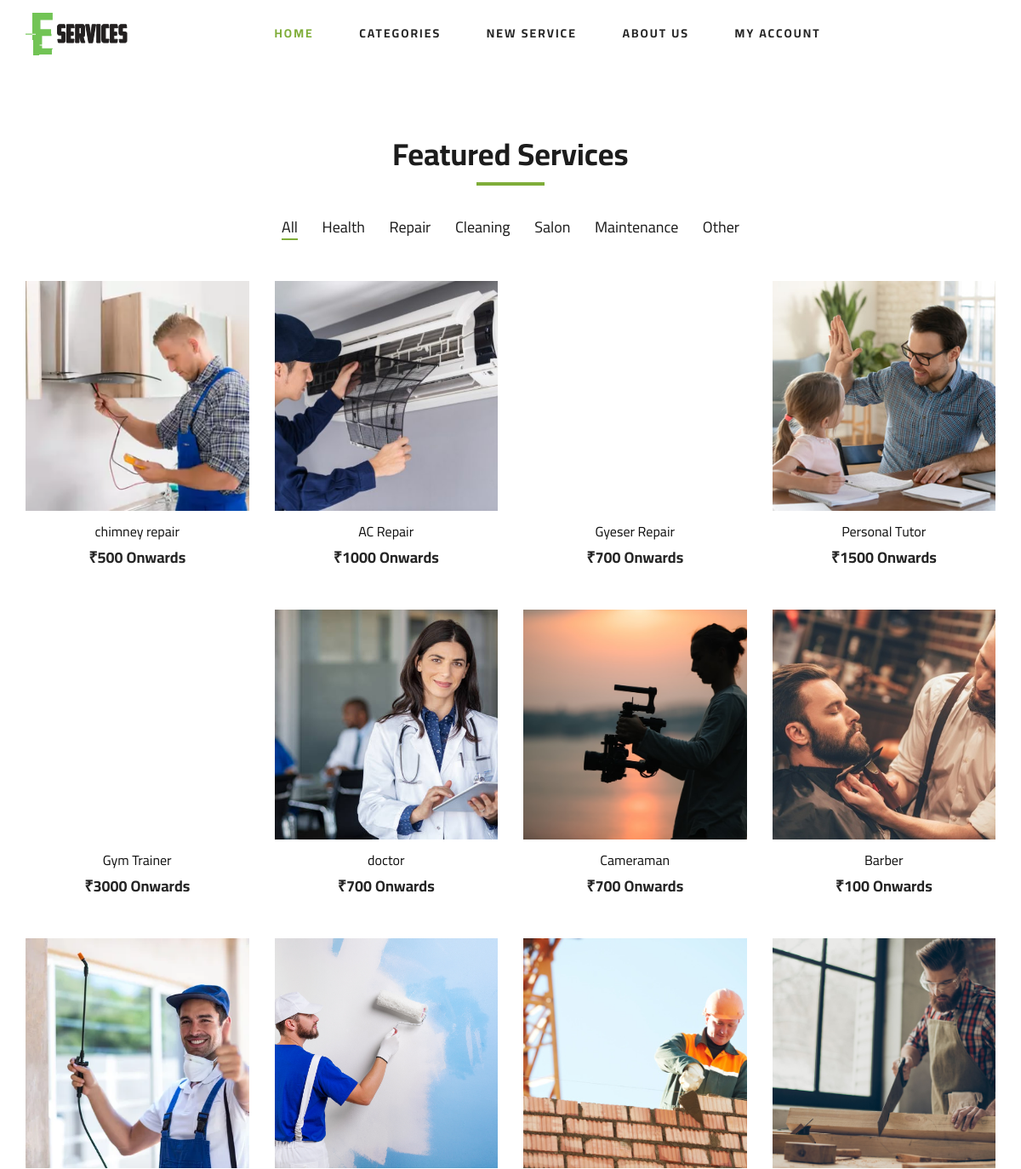
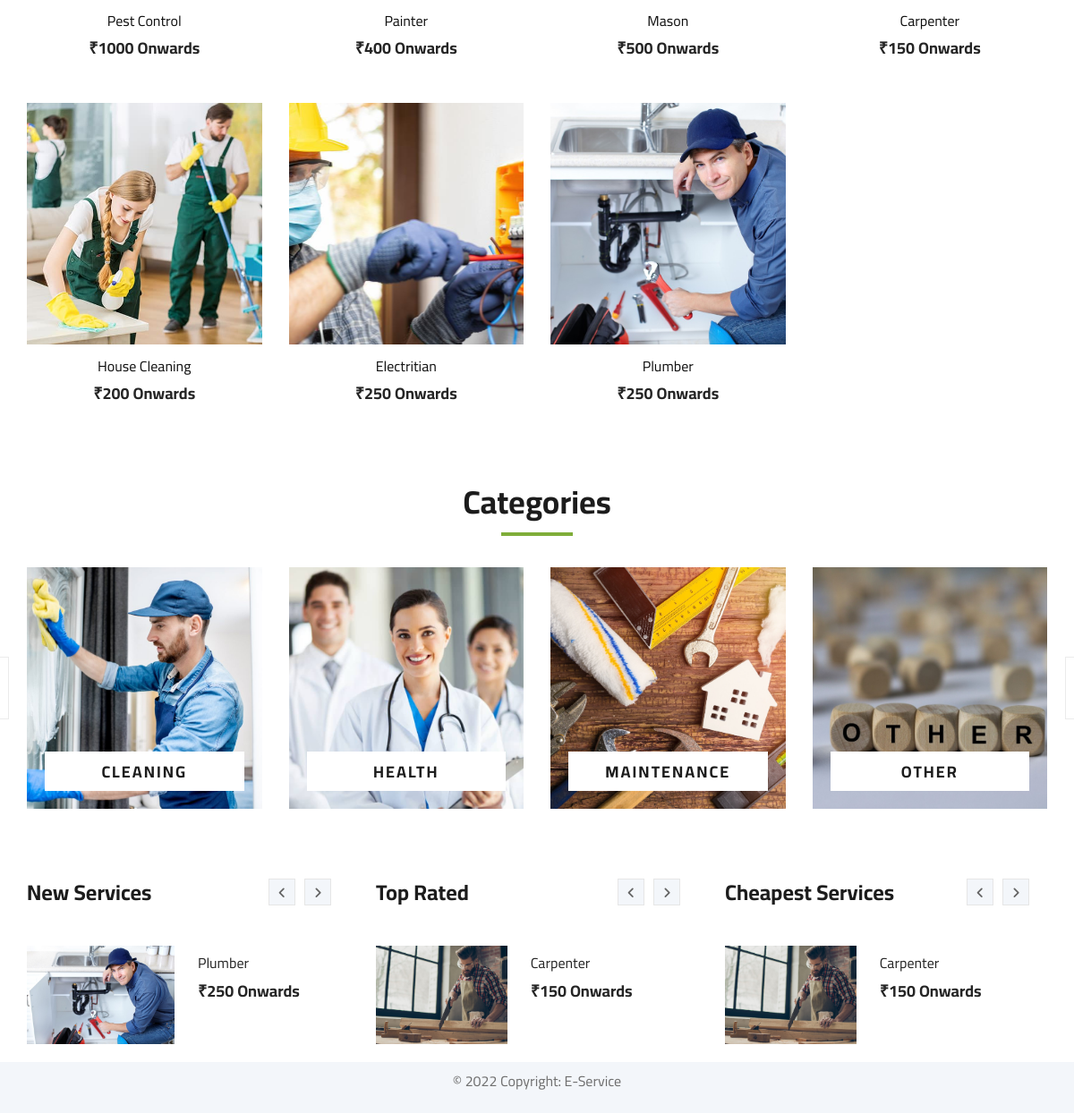
The app's page /home/ (signed in) with its own data (2 pictures, top to bottom).
### home/models.py (models this page shows)
class user_services(models.Model):
    image = models.ImageField(null=True, upload_to='media/')
    service_name = models.CharField(max_length=40)
    service_charges = models.IntegerField()
    service_description = models.CharField(max_length=500)
    service_rating = models.IntegerField()
    service_category = models.CharField(max_length=40)
    uploaded_by = models.CharField(max_length=40)
    service_long = models.DecimalField(
        max_digits=9, decimal_places=6)
    service_lat = models.DecimalField(
        max_digits=9, decimal_places=6)

class category(models.Model):
    image = models.ImageField(null=True, upload_to='media/')
    category_name = models.CharField(max_length=40)

### home/views.py (the view)
# urls.py: 2. Add a URL to urlpatterns:  path('', views.home, name='home')
def home(request):
    if request.user.is_authenticated:
        services = user_services.objects.all()
        categories = category.objects.all()
        data = {
            'services': services,
            'categories': categories
        }
        return render(request, 'index.html', data)
    else:
        return redirect('/login')

### home/templates/index.html (shortened to what this page needs)
{% extends "header_footer.html" %}
{% block content %}
<section class="featured spad">
  <div class="container">
    <div class="row">
      <div class="col-lg-12">
        <div class="section-title">
          <h2>Featured Services</h2>
        </div>
        <div class="featured__controls">
          <ul>
            <li class="active" data-filter="*">All</li>
            <li data-filter=".health">Health</li>
            <li data-filter=".repair">Repair</li>
            <li data-filter=".cleaning">Cleaning</li>
            <li data-filter=".salon">Salon</li>
            <li data-filter=".maintenance">Maintenance</li>
            <li data-filter=".other">Other</li>
          </ul>
        </div>
      </div>
    </div>
    <div class="row featured__filter">
      {% for service in services reversed %}
      <div class="col-lg-3 col-md-4 col-sm-6 mix {{service.service_category}}">
        <div class="featured__item">
          <div class="featured__item__pic set-bg" data-setbg="{{service.image.url}}"
            style="background-position: center center">
          </div>
          <div class="featured__item__text">
            <h6>{{service.service_name}}</h6>
            <h5>₹{{service.service_charges}} Onwards</h5>
          </div>
        </div>
      </div>
      {% endfor %}
    </div>
  </div>
</section>
<section class="categories">
  <div class="container">
    <div class="row">
      <div class="col-lg-12">
        <div class="section-title">
          <h2>Categories</h2>
        </div>
      </div>
      <div class="categories__slider owl-carousel">
        {% for category in categories %}
        <div class="col-lg-3">
          <div class="categories__item set-bg" data-setbg="{{category.image.url}}">
            <h5><a href="/category/{{category.category_name}}">{{category.category_name}}</a></h5>
          </div>
        </div>
        {% endfor %}
      </div>
    </div>
  </div>
</section>
<section class="latest-product spad">
  <div class="container">
    <div class="row">
      <div class="col-lg-4 col-md-6">
        <div class="latest-product__text">
          <h4>New Services</h4>
          <div class="latest-product__slider owl-carousel">
            {% for service in services %}
            <div class="latest-prdouct__slider__item">
              <a href="/home/{{service.id}}" class="latest-product__item">
                <div class="latest-product__item__pic">
                  <img src="{{service.image.url}}" alt="" />
                </div>
                <div class="latest-product__item__text">
                  <h6>{{service.service_name}}</h6>
                  <span>₹{{service.service_charges}} Onwards</span>
                </div>
              </a>
            </div>
            {% endfor %}
          </div>
        </div>
      </div>
      <div class="col-lg-4 col-md-6">
        <div class="latest-product__text">
          <h4>Top Rated</h4>
          <div class="latest-product__slider owl-carousel">
            {% for service in services %}
            {% if service.service_rating >= 4 %}
            <div class="latest-prdouct__slider__item">
              <a href="/home/{{service.id}}" class="latest-product__item">
                <div class="latest-product__item__pic">
                  <img src="{{service.image.url}}" alt="" />
                </div>
                <div class="latest-product__item__text">
                  <h6>{{service.service_name}}</h6>
                  <span>₹{{service.service_charges}} Onwards</span>
                </div>
              </a>
            </div>
            {% endif %} {% endfor %}
          </div>
        </div>
      </div>
      <div class="col-lg-4 col-md-6">
        <div class="latest-product__text">
          <h4>Cheapest Services</h4>
          <div class="latest-product__slider owl-carousel">
            {% for service in services %}
            {% if service.service_charges <= 150 %} <div class="latest-prdouct__slider__item">
              <a href="/home/{{service.id}}" class="latest-product__item">
                <div class="latest-product__item__pic">
                  <img src="{{service.image.url}}" alt="" />
                </div>
                <div class="latest-product__item__text">
                  <h6>{{service.service_name}}</h6>
                  <span>₹{{service.service_charges}} Onwards</span>
                </div>
              </a>
          </div>
          {% endif %}
          {% endfor %}
        </div>
      </div>
    </div>
  </div>
  </div>
</section>
{% endblock content %}

### home/templates/header_footer.html (shortened to what this page needs)
{% load static %}
<!DOCTYPE html>
<html lang="zxx">
<head>
    <link rel="stylesheet" href="{% static 'css/bootstrap.min.css' %}" type="text/css" />
    <link rel="stylesheet" href="{% static 'css/font-awesome.min.css' %}" type="text/css" />
    <link rel="stylesheet" href="{% static 'css/elegant-icons.css' %}" type="text/css" />
    <link rel="stylesheet" href="{% static 'css/nice-select.css' %}" type="text/css" />
    <link rel="stylesheet" href="{% static 'css/jquery-ui.min.css' %}" type="text/css" />
    <link rel="stylesheet" href="{% static 'css/owl.carousel.min.css' %}" type="text/css" />
    <link rel="stylesheet" href="{% static 'css/slicknav.min.css' %}" type="text/css" />
    <link rel="stylesheet" href="{% static 'css/style.css' %}" type="text/css" />
    <link rel="stylesheet" href="https://cdnjs.cloudflare.com/ajax/libs/font-awesome/6.1.1/css/all.min.css"
 />
</head>
<body>
    <div style="height:100vh; display: flex; flex-direction:column; justify-content:space-between;">
        <div class="h">
            <header class="header">
                <div class="container">
                    <div class="row">
                        <div class="col-lg-3">
                            <div class="header__logo">
                                <a><img src="{% static 'img/logo2.svg' %}" alt="" /></a>
                            </div>
                        </div>
                        <div class="col-lg-9">
                            <nav class="header__menu">
                                <ul>
                                    <li {% if 'home' in request.path %} class="active" {% endif %}><a
                                            href="/home">Home</a></li>
                                    <li {% if 'category' in request.path %} class="active" {% endif %}>
                                        <a>Categories</a>
                                    </li>
                                    <li {% if 'newService' in request.path %} class="active" {% endif %}><a
                                            href="/newService/">New
                                            Service</a></li>
                                    <li {% if 'about' in request.path %} class="active" {% endif %}><a
                                            href="/about/">About
                                            Us</a></li>
                                    <li {% if 'myAccount' in request.path %} class="active" {% endif %}>
                                        <a>My Account</a>
                                    </li>
                                </ul>
                            </nav>
                        </div>
                    </div>
                </div>
            </header>
        </div>
        <div class="b">
            {% block content %}
            {% endblock content %}
        </div>
        <div class="f">
            <footer class="footer spad p-2 m-0" style="bottom:0px; width: 100%">
                <div class="container" style="display: flex; justify-content: center">
                    <p>© 2022 Copyright: E-Service</p>
                </div>
            </footer>
        </div>
    </div>
</body>
</html>

### static/css/style.css (style rules this page uses)
html, body { height: 100%; font-family: "Cairo", sans-serif; -webkit-font-smoothing: antialiased; font-smoothing: antialiased; }
h1, h2, h3, h4, h5, h6 { margin: 0; color: #111111; font-weight: 400; font-family: "Cairo", sans-serif; }
h2 { font-size: 36px; }
h4 { font-size: 24px; }
h5 { font-size: 18px; }
h6 { font-size: 16px; }
p { font-size: 16px; font-family: "Cairo", sans-serif; color: #6f6f6f; font-weight: 400; line-height: 26px; margin: 0 0 15px 0; }
img { max-width: 100%; }
ul, ol { padding: 0; margin: 0; }
.section-title { margin-bottom: 50px; text-align: center; }
.section-title h2 { color: #1c1c1c; font-weight: 700; position: relative; }
.section-title h2:after { position: absolute; left: 0; bottom: -15px; right: 0; height: 4px; width: 80px; background: #7fad39; content: ""; margin: 0 auto; }
.set-bg { background-repeat: no-repeat; background-size: cover; background-position: top center; }
.spad { padding-top: 100px; padding-bottom: 100px; }
.header__logo { padding: 15px 0; }
.header__logo a { display: inline-block; }
.header__menu { padding: 24px 0; }
.header__menu ul li { list-style: none; display: inline-block; margin-right: 50px; position: relative; }
.header__menu ul li.active a { color: #7fad39; }
.header__menu ul li:last-child { margin-right: 0; }
.header__menu ul li a { font-size: 14px; color: #252525; text-transform: uppercase; font-weight: 700; letter-spacing: 2px; -webkit-transition: all, 0.3s; -moz-transition: all, 0.3s; -ms-transition: all, 0.3s; -o-transition: all, 0.3s; transition: all, 0.3s; padding: 5px 0; display: block; }
.categories__item { height: 270px; position: relative; }
.categories__item h5 { position: absolute; left: 0; width: 100%; padding: 0 20px; bottom: 20px; text-align: center; }
.categories__item h5 a { font-size: 18px; color: #1c1c1c; font-weight: 700; text-transform: uppercase; letter-spacing: 2px; padding: 12px 0 10px; background: #ffffff; display: block; }
.categories__slider .col-lg-3 { max-width: 100%; }
.featured { padding-top: 80px; padding-bottom: 40px; }
.featured__controls { text-align: center; margin-bottom: 50px; }
.featured__controls ul li { list-style: none; font-size: 18px; color: #1c1c1c; display: inline-block; margin-right: 25px; position: relative; cursor: pointer; }
.featured__controls ul li.active:after { opacity: 1; }
.featured__controls ul li:after { position: absolute; left: 0; bottom: -2px; width: 100%; height: 2px; background: #7fad39; content: ""; opacity: 0; }
.featured__controls ul li:last-child { margin-right: 0; }
.featured__item { margin-bottom: 50px; }
.featured__item__pic { height: 270px; position: relative; overflow: hidden; background-position: center center; }
.featured__item__text { text-align: center; padding-top: 15px; }
.featured__item__text h6 { margin-bottom: 10px; }
.featured__item__text h5 { color: #252525; font-weight: 700; }
.latest-product { padding-top: 80px; padding-bottom: 0; }
.latest-product__text h4 { font-weight: 700; color: #1c1c1c; margin-bottom: 45px; }
.latest-product__item { margin-bottom: 20px; overflow: hidden; display: block; }
.latest-product__item__pic { float: left; margin-right: 26px; }
.latest-product__item__pic img { height: 110px; width: 110px; }
.latest-product__item__text { overflow: hidden; padding-top: 10px; }
.latest-product__item__text h6 { color: #252525; margin-bottom: 8px; }
.latest-product__item__text span { font-size: 18px; display: block; color: #252525; font-weight: 700; }
.footer { background: #F3F6FA; padding-top: 70px; padding-bottom: 0; }
@media only screen and (min-width: 1200px) { .container { max-width: 1170px; } }

### records on screen
user_services: shows a picture, service_name "chimney repair", service_charges "500"
user_services: shows a picture, service_name "AC Repair", service_charges "1000"
user_services: service_name "Gyeser Repair", service_charges "700"
user_services: shows a picture, service_name "Personal Tutor", service_charges "1500"
user_services: service_name "Gym Trainer", service_charges "3000"
user_services: shows a picture, service_name "doctor", service_charges "700"
user_services: shows a picture, service_name "Cameraman", service_charges "700"
user_services: shows a picture, service_name "Barber", service_charges "100"
user_services: shows a picture, service_name "Pest Control", service_charges "1000"
user_services: shows a picture, service_name "Painter", service_charges "400"
user_services: shows a picture, service_name "Mason", service_charges "500"
user_services: shows a picture, service_name "Carpenter", service_charges "150", image (picture)
user_services: shows a picture, service_name "House Cleaning", service_charges "200"
user_services: shows a picture, service_name "Electritian", service_charges "250"
user_services: shows a picture, service_name "Plumber", service_charges "250", image (picture)
category: shows a picture, category_name "CLEANING"
category: shows a picture, category_name "HEALTH"
category: shows a picture, category_name "MAINTENANCE"
category: shows a picture, category_name "OTHER"
